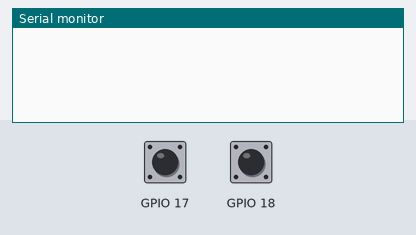
This sketch was run on a simulated ESP32. Parts: the last lines printed to the serial monitor. The inputs (shaded band) are chosen by the test bench; at power-on: GPIO 17 HIGH, GPIO 18 HIGH.

Above: at 1.2 s.
1.3 s: GPIO 17 pulled LOW for 0.15 s
At 1.8 s:
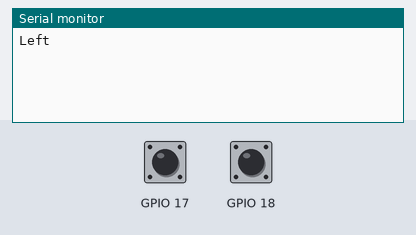
2.9 s: GPIO 18 pulled LOW for 0.15 s
At 4.4 s:
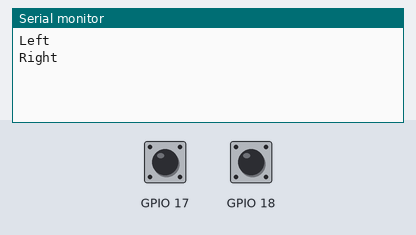

The sketch:

ESP32-FreeRTOS.ino
```cpp
struct Button {
  const uint8_t PIN;
  unsigned long last_button_time;
};

Button button_right = {18, 0};
Button button_left = {17, 0};

void task1 (void * parameters) {
  for (;;) {
    if (!digitalRead(button_right.PIN)) {
      unsigned long button_time = millis();
      if (button_time - button_right.last_button_time > 250) {
        Serial.println("Right");
        button_right.last_button_time = button_time;
      }
    }

    vTaskDelay(10 / portTICK_PERIOD_MS);
  }
}

void task2 (void * parameters) {
  for (;;) {
    if (!digitalRead(button_left.PIN)) {
      unsigned long button_time = millis();
      if (button_time - button_left.last_button_time > 250) {
        Serial.println("Left");
        button_left.last_button_time = button_time;
      }
    }

    vTaskDelay(10 / portTICK_PERIOD_MS);
  }
}

void setup() {
  Serial.begin(9600);

  pinMode(button_right.PIN, INPUT_PULLUP);
  pinMode(button_left.PIN, INPUT_PULLUP);

  xTaskCreate(
    task1,
    "Task 1",
    1000,
    NULL,
    1,
    NULL
  );

  xTaskCreate(
    task2,
    "Task 2",
    1000,
    NULL,
    1,
    NULL
  );
}

void loop() {
}
```

Measured:
- after the input at 1.3 s, the serial monitor: prints a new line at once (image 1)
- after the input at 2.9 s, the serial monitor: prints a new line at once (image 2)
